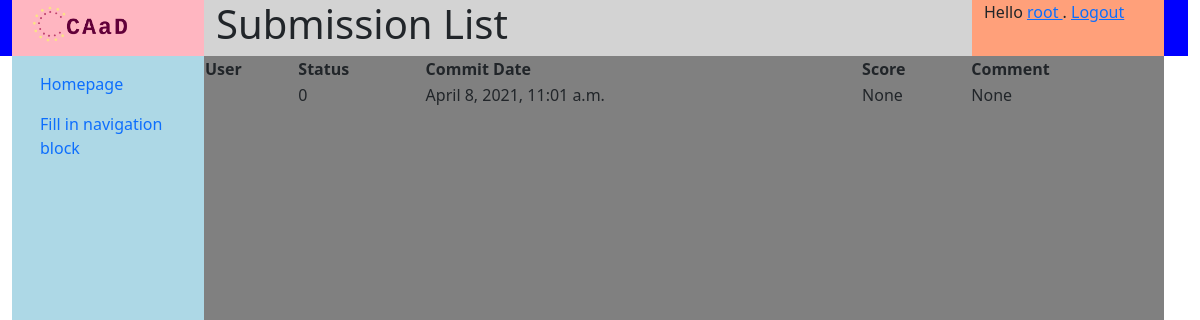
The app's page /courses/task/1/submissions (signed in) with its own data.
### homeworks/models.py (models this page shows, shortened)
class Submission(models.Model):
    SUBMISSION_STATUS = [ (0, "Unfinished"), (1, "Submitted"), (2, "Commented") ]
    status = models.IntegerField(
        'status', default=0, choices=SUBMISSION_STATUS)
    commit_date = models.DateTimeField('date committed', default=timezone.now())
    score = models.IntegerField('score', null=True)
    comment = models.CharField('comment', max_length=1024, null=True)
    task = models.ForeignKey(Task, on_delete=models.CASCADE, related_name="submissions", null=True)
    submitter = models.ForeignKey(User, on_delete=models.CASCADE, related_name="submissions", null=True)
    file = models.OneToOneField(SubmissionFile, on_delete=models.CASCADE, null=True, blank=True, related_name="submission")

### homeworks/views.py (the view)
# urls.py: path('task/<int:task_id>/submissions', homework_views.SubmissionListView.as_view(), name='submission_list'),
class SubmissionListView(ListView):
    paginate_by = 10
    template_name = 'homeworks/submission_list.html'
    context_object_name = 'submission_list'
    def get_queryset(self):
        user = self.request.user
        task_id = self.kwargs['task_id']
        return Submission.objects.filter(task__pk=task_id)
    def get_context_data(self, *args, object_list=None, **kwargs):
        context = super().get_context_data(*args, object_list=object_list, **kwargs)
        context['title'] = "Submission List"
        context['task_id'] = self.kwargs['task_id']
        return context
    def get(self, request, task_id):
        task = get_object_or_404(Task, pk=task_id)
        res, response = check_authenticated_and(request, CourseMember.is_teacher_of(request.user.pk, task.course.pk), USER_NOT_AUTHORIZED)
        if res == False:
            return response
        return super(SubmissionListView, self).get(self, request)

### courses/models.py (called while the page is built)
    @classmethod
    def get_highest_course_privilege(cls, user_id, course_id):
        if user_id == None or course_id == None:
            return 4
        cm = cls.objects.filter(course__pk=course_id).filter(user__pk=user_id)
        if len(cm) > 0:
            type = 3
            for role in cm:
                if role.type < type:
                    type = role.type
            return type
        return 4

    @classmethod
    def is_teacher_of(cls, user_id, course_id):
        return (cls.get_highest_course_privilege(user_id, course_id) < 2)

### utils/general.py (called while the page is built)
def check_authenticated_and(request, criteria=None, error_code=None):
    if not request.user.is_authenticated:
        return (False, return_error(request, USER_NOT_AUTHENTICATED))
    if criteria is not None and not criteria:
        return (False, return_error(request, error_code))
    return (True, None)

### templates/homeworks/submission_list.html
{% extends 'generics/base.html' %}
{% block content %}
<table>
<tr>
<th>User</th>
<th>Status</th>
<th>Commit Date</th>
<th>Score</th>
<th>Comment</th>
</tr>
<tr>
{% for submission in submission_list %}
<td>{{ submission.user.username }}</td>
<td>{{ submission.status }}</td>
<td>{{ submission.commit_date }}</td>
<td>{{ submission.score }}</td>
<td>{{ submission.comment }}</td>
{% endfor %}
</tr>
</table>
{% endblock content %}

### templates/generics/base.html (shortened to what this page needs)
{% load static %}
<!DOCTYPE html>
<html>
    <head>
        <link href="{% static 'css/bootstrap.min.css' %}" rel="stylesheet">
        <link rel="stylesheet" href="{% static 'css/base.css' %}">
    </head>
    <body>
<div id="header" class="header container-fluid row">
    <div class="logo col-sm-2 center">
        <a href="{% url 'home' %}"><img src="{% static 'images/logo.png' %}" alt="CAaD" width="" height="50"></a>
    </div>
        <div class="title col-sm-8">
            <h1>{{ title | default:"Fill in title variable" }}<h1>
        </div>
    <div class="user col-sm-2">
        {% block status %}
            {% if user.is_authenticated %}
            Hello
            <a href="{% url 'users:profile' user.username %}">
            {{ user.username }}
            </a>
            . <a href="{% url 'users:logout_view' %}">Logout</a>
            {% else %}
            Anonymous User. <a href="{% url 'users:login' %}">Login</a>
            {% endif %}
        {% endblock status %}
    </div>
</div>
<div id="body" class="container-fluid row">
    <div class="navi col-sm-2 flex-fill">
    <nav class="navbar navbar-default" role="navigation">
        <ul class="nav nav-pills flex-column">
            <li class="nav-item">
                <a class="nav-link" href='{% url "home" %}'>Homepage</a>
            </li>
            {% block navigation %}
            <li class="nav-item">
                <a class="nav-link" href='{% url "home" %}'>Fill in navigation block</a>
            </li>
            {% endblock %}
        </ul>
    </nav>
    </div>
    <div class="content col-sm-10 container">
    <div class="row align-items-center">
        {% block content%}{% endblock %}
    </div>
    </div>
</div>
    </body>
</html>

### statics/css/base.css (style rules this page uses)
.header { background-color: blue; }
.logo { background-color: lightpink; }
.user { background-color: lightsalmon; }
.title { background-color: lightgray; }
#body { min-height: 90vh; }
.navi { background-color: lightblue; }
.content { background-color: gray; border-top: 10px; }

### records on screen
Submission: status "0", commit_date "April 8, 2021, 11:01 a.m.", score "None", comment "None"

### other values on screen
{{ user.username }} "root"
